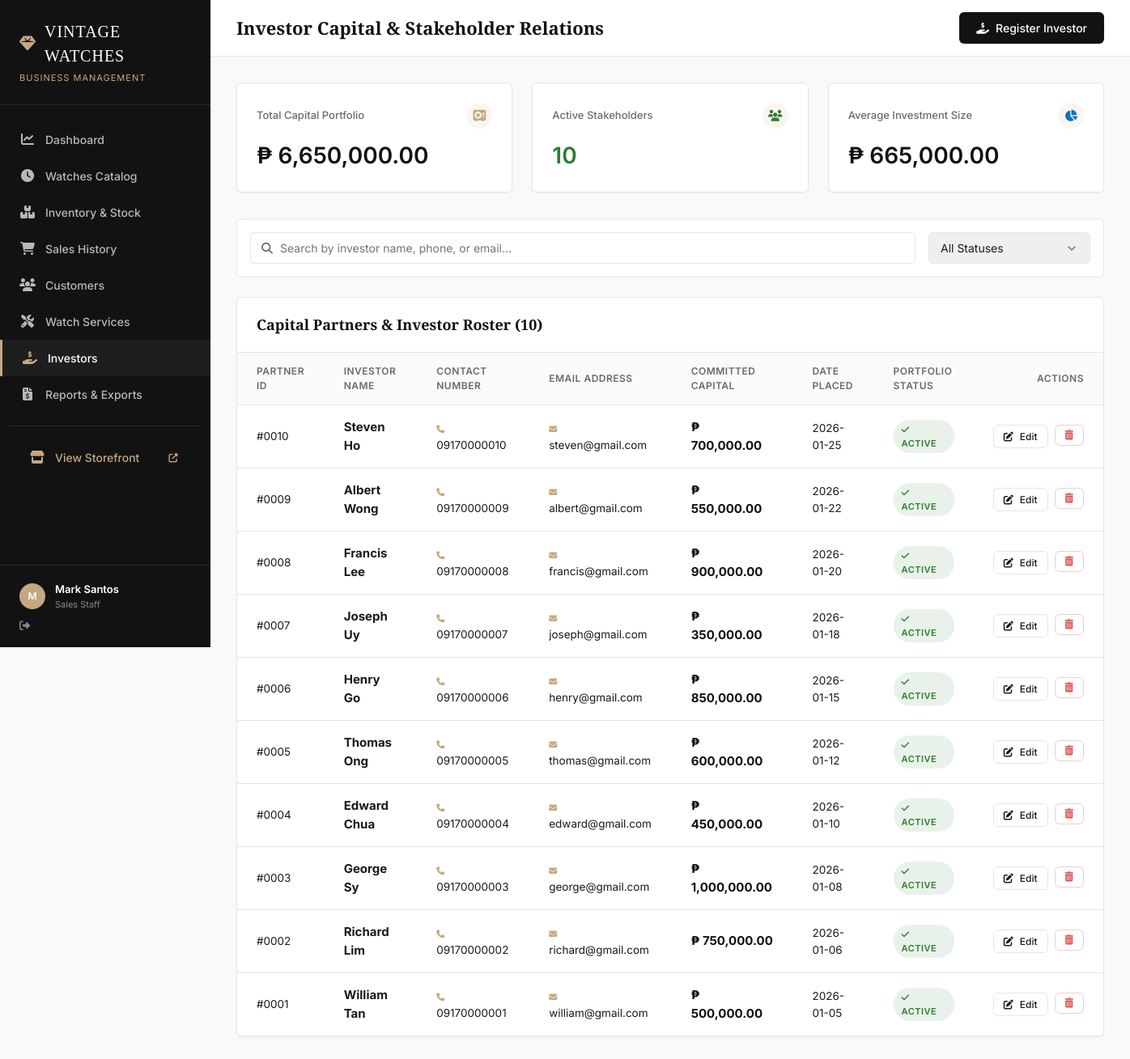
/investors (signed in), run on the app's committed database.
### tables this page shows
CREATE TABLE "investors" (
  `investor_id` int(11) NOT NULL,
  `investor_name` varchar(100) NOT NULL,
  `contact_number` varchar(20) NOT NULL,
  `email` varchar(50) NOT NULL,
  `investment_amount` decimal(12,2) NOT NULL,
  `investment_date` date NOT NULL,
  `investment_status` varchar(30) NOT NULL
);

### app.py (the view)
@app.route('/investors')
@login_required
def investors():
    search = request.args.get('search', '').strip()
    status_filter = request.args.get('status', '').strip()
    query = "SELECT * FROM investors WHERE 1=1"
    params = []
    if search:
        query += " AND (investor_name LIKE %s OR contact_number LIKE %s OR email LIKE %s)"
        params.extend([f"%{search}%", f"%{search}%", f"%{search}%"])
    if status_filter:
        query += " AND investment_status = %s"
        params.append(status_filter)
    query += " ORDER BY investment_date DESC, investor_id DESC"
    investor_list = db.fetch_all(query, tuple(params))
    total_capital = sum(float(i['investment_amount']) for i in investor_list)
    active_count = sum(1 for i in investor_list if i['investment_status'] == 'Active')
    avg_investment = (total_capital / len(investor_list)) if investor_list else 0
    return render_template('investors.html',
                           investors=investor_list,
                           search=search,
                           status_filter=status_filter,
                           total_capital=total_capital,
                           active_count=active_count,
                           avg_investment=avg_investment)

### app.py (called while the page is built)
def login_required(f):
    @wraps(f)
    def decorated_function(*args, **kwargs):
        if 'user_id' not in session:
            flash("Please sign in to access the management portal.", "info")
            return redirect(url_for('login'))
        return f(*args, **kwargs)
    return decorated_function

@app.context_processor
def inject_cart_info():
    cart = session.get('cart', {})
    cart_count = sum(cart.values()) if isinstance(cart, dict) else 0
    return dict(cart_count=cart_count, date=date, today_date=str(date.today()))

### database.py (called while the page is built)
def use_mysql():
    if os.getenv("RENDER"):
        return bool(os.getenv("MYSQL_URL") or os.getenv("DATABASE_URL") or (os.getenv("DB_HOST") and os.getenv("DB_HOST") != "localhost"))
    return bool(os.getenv("MYSQL_URL") or os.getenv("DATABASE_URL") or os.getenv("DB_HOST") or os.getenv("MYSQLHOST"))

def get_sqlite_connection():
    db_path = os.path.join(os.path.dirname(__file__), 'vintage_watches.db')
    conn = sqlite3.connect(db_path, check_same_thread=False)
    conn.row_factory = sqlite3.Row
    conn.create_function("CURDATE", 0, lambda: datetime.now().strftime("%Y-%m-%d"))
    conn.create_function("NOW", 0, lambda: datetime.now().strftime("%Y-%m-%d %H:%M:%S"))
    conn.create_function("MONTH", 1, lambda d: int(str(d).split('-')[1]) if d and '-' in str(d) else 1)
    conn.create_function("YEAR", 1, lambda d: int(str(d).split('-')[0]) if d and '-' in str(d) else datetime.now().year)
    return conn

def get_db_connection():
    if use_mysql():
        conn = get_mysql_connection()
        if conn:
            return conn
    return get_sqlite_connection()

def is_sqlite_conn(conn):
    return isinstance(conn, sqlite3.Connection)

def prepare_query(query, is_sqlite):
    if is_sqlite:
        return query.replace('%s', '?')
    return query

def fetch_all(query, params=None):
    conn = get_db_connection()
    if not conn: return []
    sqlite = is_sqlite_conn(conn)
    q = prepare_query(query, sqlite)
    try:
        if sqlite:
            cursor = conn.cursor()
            cursor.execute(q, params or ())
            rows = cursor.fetchall()
            return [dict(r) for r in rows]
        else:
            cursor = conn.cursor(dictionary=True)
            cursor.execute(q, params or ())
            return cursor.fetchall()
    except Exception as err:
        print(f"Query Failed: {err}")
        return []
    finally:
        try: cursor.close()
        except: pass
        try: conn.close()
        except: pass

### templates/investors.html (shortened to what this page needs)
{% extends "base.html" %}
{% block page_title %}Investor Capital & Stakeholder Relations{% endblock %}
{% block header_actions %}
<button class="btn btn-primary" data-modal="addInvestorModal">
    <i class="fas fa-hand-holding-usd"></i> Register Investor
</button>
{% endblock %}
{% block content %}
<div class="kpi-grid">
    <div class="kpi-card">
        <div class="kpi-header">
            <span>Total Capital Portfolio</span>
            <div class="kpi-icon"><i class="fas fa-vault"></i></div>
        </div>
        <div class="kpi-value">₱ {{ "{:,.2f}".format(total_capital) }}</div>
    </div>
    <div class="kpi-card">
        <div class="kpi-header">
            <span>Active Stakeholders</span>
            <div class="kpi-icon" style="color: var(--color-success);"><i class="fas fa-users"></i></div>
        </div>
        <div class="kpi-value" style="color: var(--color-success);">{{ active_count }}</div>
    </div>
    <div class="kpi-card">
        <div class="kpi-header">
            <span>Average Investment Size</span>
            <div class="kpi-icon" style="color: var(--color-info);"><i class="fas fa-chart-pie"></i></div>
        </div>
        <div class="kpi-value">₱ {{ "{:,.2f}".format(avg_investment) }}</div>
    </div>
</div>
<div class="filters-bar">
    <form action="{{ url_for('investors') }}" method="GET" style="display: flex; gap: 16px; width: 100%;">
        <div class="search-input-wrapper">
            <i class="fas fa-search"></i>
            <input type="text" name="search" class="form-control" placeholder="Search by investor name, phone, or email..." value="{{ search }}">
        </div>
        <div style="width: 200px;">
            <select name="status" class="form-control" onchange="this.form.submit()">
                <option value="">All Statuses</option>
            </select>
        </div>
    </form>
</div>
<div class="table-container">
    <div class="table-header">
        <h2 class="table-title">Capital Partners & Investor Roster ({{ investors | length }})</h2>
    </div>
    <table class="data-table">
        <thead>
            <tr>
                <th>Partner ID</th>
                <th>Investor Name</th>
                <th>Contact Number</th>
                <th>Email Address</th>
                <th>Committed Capital</th>
                <th>Date Placed</th>
                <th>Portfolio Status</th>
                <th class="text-right">Actions</th>
            </tr>
        </thead>
        <tbody>
            {% for inv in investors %}
            <tr>
                <td>#{{ "%04d" | format(inv.investor_id) }}</td>
                <td>
                    <strong style="font-size: 15px;">{{ inv.investor_name }}</strong>
                </td>
                <td><i class="fas fa-phone" style="font-size: 10px; color: var(--color-accent); margin-right: 4px;"></i> {{ inv.contact_number }}</td>
                <td><i class="fas fa-envelope" style="font-size: 10px; color: var(--color-accent); margin-right: 4px;"></i> {{ inv.email }}</td>
                <td>
                    <strong style="font-size: 15px; color: var(--color-primary);">₱ {{ "{:,.2f}".format(inv.investment_amount) }}</strong>
                </td>
                <td>{{ inv.investment_date }}</td>
                <td>
                    {% if inv.investment_status == 'Active' %}
                        <span class="badge badge-success"><i class="fas fa-check"></i> Active</span>
                    {% elif inv.investment_status == 'Completed' %}
                        <span class="badge badge-info">Completed / Matured</span>
                    {% else %}
                        <span class="badge badge-warning">Pending</span>
                    {% endif %}
                </td>
                <td class="text-right">
                    <div style="display: flex; gap: 8px; justify-content: flex-end;">
                        <button class="btn btn-sm btn-outline edit-investor-btn" data-id="{{ inv.investor_id }}" title="Edit investor record">
                            <i class="fas fa-edit"></i> Edit
                        </button>
                        <form action="{{ url_for('investor_delete', investor_id=inv.investor_id) }}" method="POST" onsubmit="return confirm('Permanently remove investor record for {{ inv.investor_name }}?');" style="display: inline;">
                            <button type="submit" class="btn btn-sm btn-outline" style="color: var(--color-danger); border-color: rgba(217,83,79,0.3);" title="Remove investor">
                                <i class="fas fa-trash-alt"></i>
                            </button>
                        </form>
                    </div>
                </td>
            </tr>
            {% else %}
            <tr>
                <td colspan="8" class="text-center text-muted" style="padding: 40px;">No investor records found.</td>
            </tr>
            {% endfor %}
        </tbody>
    </table>
</div>
{% endblock %}

### static/css/style.css (style rules this page uses)
:root { --color-bg: #f9f9f8; --color-surface: #ffffff; --color-text-main: #1a1a1a; --color-text-muted: #6b6b6b; --color-border: #e5e5e5; --color-primary: #121212; --color-accent: #c5a880; --color-accent-hover: #b0926a; --color-danger: #d9534f; --color-success: #2e7d32; --color-warning: #f57c00; --color-info: #0277bd; --font-sans: 'Inter', -apple-system, BlinkMacSystemFont, sans-serif; --font-serif: 'Playfair Display', serif; --shadow-sm: 0 1px 2px rgba(0,0,0,0.05); --shadow-md: 0 4px 6px -1px rgba(0,0,0,0.1), 0 2px 4px -1px rgba(0,0,0,0.06); --shadow-lg: 0 10px 15px -3px rgba(0,0,0,0.1), 0 4px 6px -2px rgba(0,0,0,0.05); --transition: all 0.2s ease-in-out; --sidebar-width: 260px; --header-height: 70px; --border-radius: 6px; }
* { margin: 0; padding: 0; box-sizing: border-box; }
body { font-family: var(--font-sans); background-color: var(--color-bg); color: var(--color-text-main); line-height: 1.5; font-size: 14px; -webkit-font-smoothing: antialiased; }
h1, h2, h3, h4, h5, h6 { font-family: var(--font-serif); color: var(--color-primary); font-weight: 600; }
.kpi-grid { display: grid; grid-template-columns: repeat(auto-fit, minmax(240px, 1fr)); gap: 24px; margin-bottom: 32px; }
.kpi-card { background: var(--color-surface); padding: 24px; border-radius: var(--border-radius); border: 1px solid var(--color-border); box-shadow: var(--shadow-sm); display: flex; flex-direction: column; gap: 12px; transition: var(--transition); }
.kpi-header { display: flex; justify-content: space-between; align-items: center; color: var(--color-text-muted); font-size: 13px; font-weight: 500; }
.kpi-icon { width: 32px; height: 32px; border-radius: 50%; background: rgba(197, 168, 128, 0.1); color: var(--color-accent); display: flex; align-items: center; justify-content: center; font-size: 14px; }
.kpi-value { font-size: 28px; font-weight: 600; color: var(--color-primary); font-family: var(--font-sans); }
.table-container { background: var(--color-surface); border-radius: var(--border-radius); border: 1px solid var(--color-border); overflow-x: auto; box-shadow: var(--shadow-sm); margin-bottom: 24px; }
.table-header { padding: 20px 24px; border-bottom: 1px solid var(--color-border); display: flex; justify-content: space-between; align-items: center; }
.table-title { font-size: 18px; margin: 0; }
.data-table { width: 100%; border-collapse: collapse; }
.data-table th { background-color: #fafafa; text-align: left; padding: 14px 24px; font-size: 12px; text-transform: uppercase; letter-spacing: 0.5px; color: var(--color-text-muted); border-bottom: 1px solid var(--color-border); font-weight: 600; }
.data-table td { padding: 16px 24px; border-bottom: 1px solid var(--color-border); font-size: 13.5px; vertical-align: middle; }
.data-table tr:last-child td { border-bottom: none; }
.badge { padding: 4px 10px; border-radius: 20px; font-size: 11px; font-weight: 600; text-transform: uppercase; letter-spacing: 0.5px; display: inline-block; }
.badge-success { background: rgba(46, 125, 50, 0.1); color: var(--color-success); }
.form-control { width: 100%; padding: 10px 14px; border: 1px solid var(--color-border); border-radius: var(--border-radius); font-family: var(--font-sans); font-size: 14px; color: var(--color-text-main); transition: var(--transition); }
select.form-control { appearance: none; background-repeat: no-repeat; background-position: right 14px center; padding-right: 40px; }
.btn { display: inline-flex; align-items: center; justify-content: center; gap: 8px; padding: 10px 20px; border-radius: var(--border-radius); font-family: var(--font-sans); font-size: 14px; font-weight: 500; cursor: pointer; border: 1px solid transparent; transition: var(--transition); }
.btn-primary { background-color: var(--color-primary); color: white; }
.btn-outline { background-color: transparent; border-color: var(--color-border); color: var(--color-text-main); }
.btn-sm { padding: 6px 12px; font-size: 12px; }
.filters-bar { display: flex; gap: 16px; margin-bottom: 24px; align-items: center; flex-wrap: wrap; background: var(--color-surface); padding: 16px; border-radius: var(--border-radius); border: 1px solid var(--color-border); }
.search-input-wrapper { position: relative; flex: 1; min-width: 200px; }
.search-input-wrapper i { position: absolute; left: 14px; top: 50%; transform: translateY(-50%); color: var(--color-text-muted); }
.search-input-wrapper .form-control { padding-left: 36px; }
.text-right { text-align: right !important; }

### data on the page
investors: investor_id "0010", investor_name "Steven Ho", contact_number "09170000010", email "steven@gmail.com", investment_amount "700,000.00", investment_date "2026-01-25", investment_status "Active" (drawn)
investors: investor_id "0009", investor_name "Albert Wong", contact_number "09170000009", email "albert@gmail.com", investment_amount "550,000.00", investment_date "2026-01-22", investment_status "Active" (drawn)
investors: investor_id "0008", investor_name "Francis Lee", contact_number "09170000008", email "francis@gmail.com", investment_amount "900,000.00", investment_date "2026-01-20", investment_status "Active" (drawn)
investors: investor_id "0007", investor_name "Joseph Uy", contact_number "09170000007", email "joseph@gmail.com", investment_amount "350,000.00", investment_date "2026-01-18", investment_status "Active" (drawn)
investors: investor_id "0006", investor_name "Henry Go", contact_number "09170000006", email "henry@gmail.com", investment_amount "850,000.00", investment_date "2026-01-15", investment_status "Active" (drawn)
investors: investor_id "0005", investor_name "Thomas Ong", contact_number "09170000005", email "thomas@gmail.com", investment_amount "600,000.00", investment_date "2026-01-12", investment_status "Active" (drawn)
investors: investor_id "0004", investor_name "Edward Chua", contact_number "09170000004", email "edward@gmail.com", investment_amount "450,000.00", investment_date "2026-01-10", investment_status "Active" (drawn)
investors: investor_id "0003", investor_name "George Sy", contact_number "09170000003", email "george@gmail.com", investment_amount "1,000,000.00", investment_date "2026-01-08", investment_status "Active" (drawn)
investors: investor_id "0002", investor_name "Richard Lim", contact_number "09170000002", email "richard@gmail.com", investment_amount "750,000.00", investment_date "2026-01-06", investment_status "Active" (drawn)
investors: investor_id "0001", investor_name "William Tan", contact_number "09170000001", email "william@gmail.com", investment_amount "500,000.00", investment_date "2026-01-05", investment_status "Active" (drawn)

### other printed values
{{ session.get('full_name', 'U')[0].upper() }} "M"
{{ session.get('full_name') }} "Mark Santos"
{{ session.get('role') }} "Sales Staff"
{{ "{:,.2f}".format(total_capital) }} "6,650,000.00"
{{ active_count }} "10"
{{ "{:,.2f}".format(avg_investment) }} "665,000.00"
{{ investors | length }} "10"
